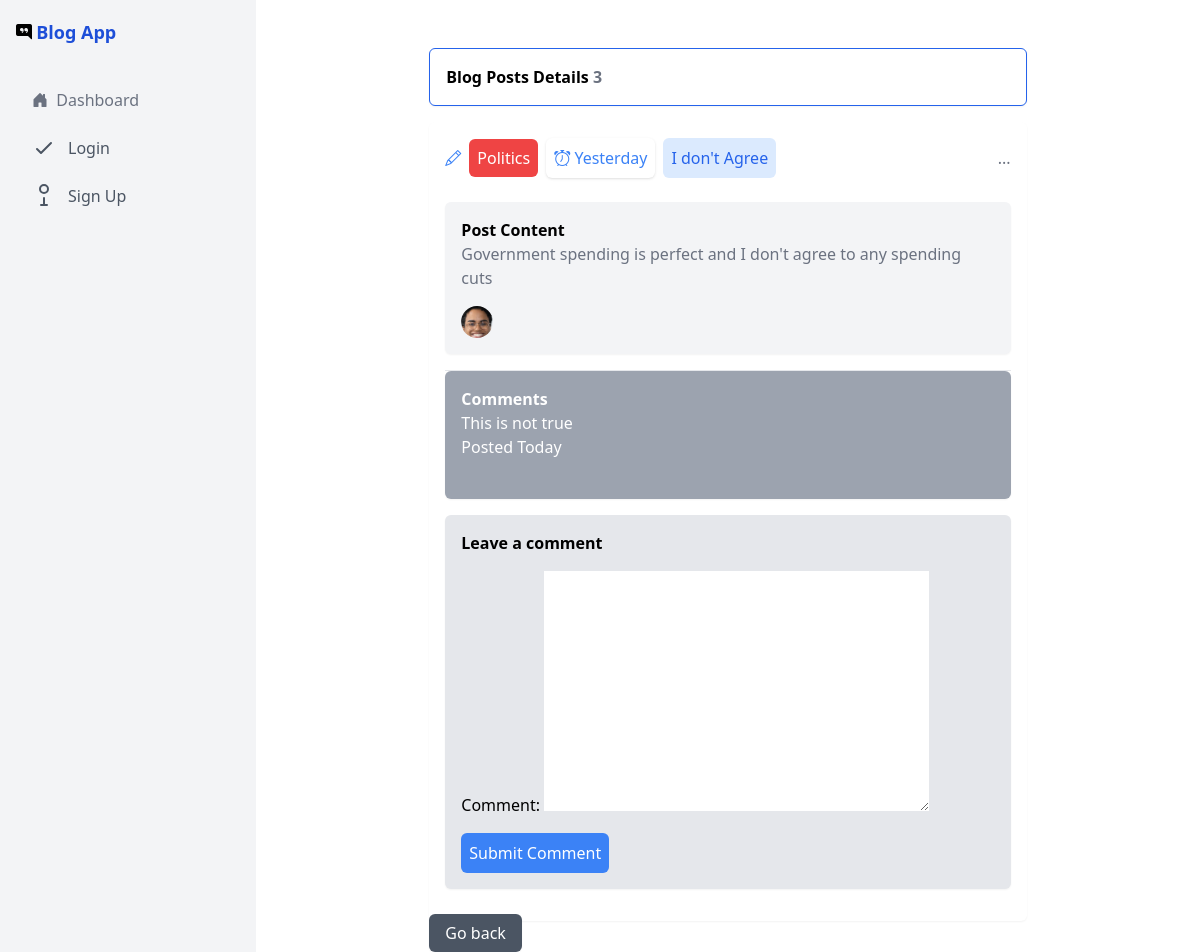
Page /blogpost-detail/3/ on the committed database.
### blog/models.py (models this page shows, shortened)
class BlogPost(models.Model):
    title = models.CharField(max_length=255)
    content = models.TextField()
    category = models.ForeignKey(Category, on_delete=models.SET_NULL, null=True, blank=True)
    author = models.ForeignKey(settings.AUTH_USER_MODEL, on_delete=models.CASCADE)
    created_at = models.DateTimeField(auto_now_add=True)
    modified_at = models.DateTimeField(auto_now=True)
    class Meta:
        ordering = ['-created_at']

class Category(models.Model):
    name = models.CharField(max_length=255, unique=True)
    description = models.TextField(blank=True, null=True)
    def __str__(self):
        return self.name
    class Meta:
        ordering = ['name']

class Comment(models.Model):
    blogpost = models.ForeignKey(BlogPost, related_name='comments', on_delete=models.CASCADE)
    comment = models.TextField()
    created_at = models.DateTimeField(auto_now_add=True)

### accounts/models.py (models this page shows)
class CustomUser(AbstractUser):
    username = None
    email = models.EmailField(db_index=True, unique=True, validators=[validate_email])
    profile_pix = models.ImageField(upload_to='profile_pix/', default='profile_pix/sample.png')
    objects = UserManager()
    USERNAME_FIELD = 'email'
    REQUIRED_FIELDS = []
    EMAIL_FIELD = 'email'
    class Meta:
        ordering = ['-date_joined']
    def __str__(self):
        return self.email

### blog/views.py (the view)
# urls.py: path("blogpost-detail/<pk>/", views.blogpost_detail, name="blogpost-detail"),
def blogpost_detail(request, pk):
    blogpost = get_object_or_404(BlogPost.objects.select_related('category', 'author'), pk=pk)
    comments = blogpost.comments.select_related('blogpost')
    if request.method == 'POST':
        comment_form = CommentForm(request.POST)
        if comment_form.is_valid():
            new_comment = comment_form.save(commit=False)
            new_comment.blogpost = blogpost
            new_comment.save()
            return redirect('blogpost-detail', pk=blogpost.pk)
    else:
        comment_form = CommentForm()
    context = {
        'blogpost': blogpost,
        'comments': comments,
        'comment_form': comment_form,
    }
    return render(request, 'blog/blogpost_detail.html', context)

### blog/forms.py
class CommentForm(forms.ModelForm):
    class Meta:
        model = Comment
        fields = ['comment']

### blog/templates/blog/blogpost_detail.html (shortened to what this page needs)
{% extends 'blog/base.html' %}
{% block content %}
{% load humanize %}
<div class="flex justify-center mt-6">
    <div class="w-2/3">
        <div class="p-4 bg-white rounded-md border border-blue-600 shadow-sm mb-4">
            <h1 class="font-bold">Blog Posts Details <span class="text-gray-500">{{ blogpost.id }}</span></h1>
        </div>
        <div class="space-y-4">
            <div class="p-4 bg-white rounded-md shadow-sm">
                <div class="flex justify-between items-center">
                    <div class="flex items-center space-x-2">
                        {% if blogpost.category %}
                        <a href="{% url 'update-category' pk=blogpost.category.id %}">
                            <button title='Update Category' class="text-blue-500"><i class="bi bi-pencil"></i></button>
                        </a>
                        <span class="text-white">
                            <a title="Click to filter for this category only" href="?category={{ blogpost.category.name }}" class="p-2 bg-red-500 rounded-md">
                                {{ blogpost.category }}
                            </a>
                        </span>
                        {% else %}
                        <span class="text-white">
                            <a class="p-2 bg-red-500 rounded-md">
                                No Category Selected
                            </a>
                        </span>
                        {% endif %}
                        <span class="text-blue-500">
                            <button class="p-2 shadow bg-white rounded-md"><i class="bi bi-alarm"></i> {{ blogpost.created_at|naturalday|capfirst }}</button>
                        </span>
                        <span class="text-blue-600">
                            <button class="p-2 bg-blue-100 rounded-md">{{ blogpost.title }}</button>
                        </span>
                    </div>
                    <button class="text-gray-500">...</button>
                </div>
                <br>
                <div class="p-4 bg-gray-100 rounded-md shadow-sm mb-4">
                    <h2 class="font-bold">Post Content</h2>
                    <p class="text-gray-500">{{ blogpost.content }}</p>
                    <div class="flex items-center justify-between mt-4">
                        {% if blogpost.author.profile_pix %}
                        <div class="flex items-center space-x-2">
                            <img src="{{ blogpost.author.profile_pix.url }}" title="Created by {{ blogpost.author }}" class="w-8 h-8 rounded-full object-cover" alt="{{ blogpost.author }}" />
                        </div>
                        {% endif %}
                    </div>
                </div>
                <div class="p-4 bg-gray-400 rounded-md shadow-sm mb-4">
                    <h2 class="font-bold text-white">Comments</h2>
                    {% for comment in comments %}
                    <p class="text-white">{{ comment.comment }} <br>
                      Posted {{ comment.created_at|naturalday|capfirst }}
                    </p>
                    <br>
                    {% empty %}
            <p class="text-white">No comments yet.</p>
        {% endfor %}
                </div>
                <div class="p-4 bg-gray-200 rounded-md shadow-sm mb-4">
                    <h2 class="font-bold">Leave a comment</h2>
                    <form method="post" class="mt-4">
                        {{ comment_form.as_p }}
                        <button type="submit" class="mt-4 p-2 bg-blue-500 text-white rounded-md">Submit Comment</button>
                    </form>
                </div>
            </div>
        </div>
        <a class="btn btn-primary shadow-sm mt-2 px-4 py-2 bg-gray-600 text-white rounded-md cursor-pointer" onclick="history.go(-1)">Go back</a>
    </div>
</div>
{% endblock %}

### rows in the picture
BlogPost: id "3", category "Politics", created_at "Yesterday", title "I don't Agree", content "Government spending is perfect and I don't agree to any spending cuts", author.profile_pix (picture)
Comment: comment "This is not true", created_at "Today"
